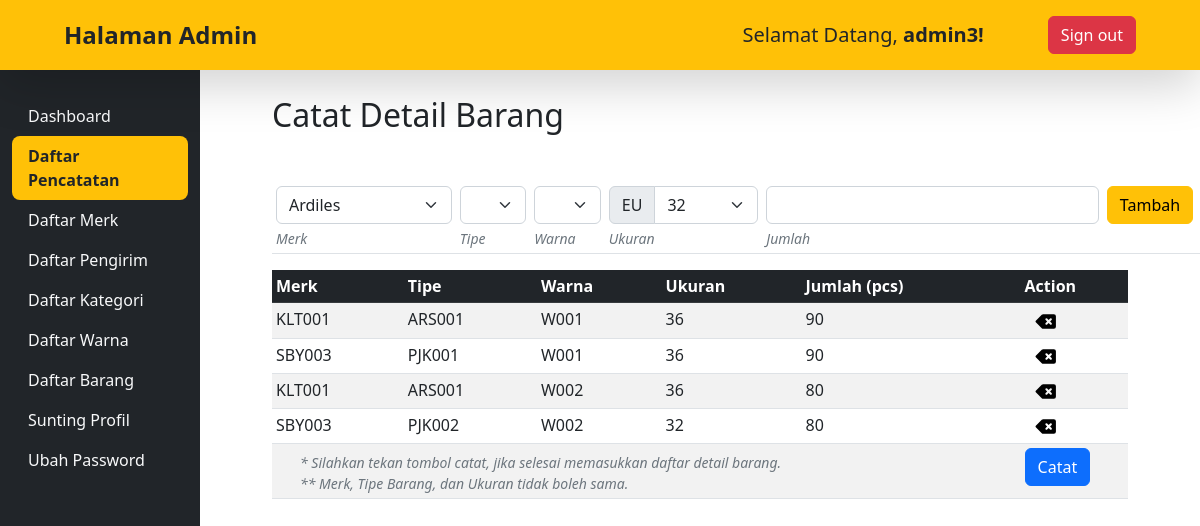
/admin/editFaktur.php?id_faktur=F141122001 (signed in), run on the app's committed database.
### tables this page shows
CREATE TABLE PENCATATAN (
    ID_FAKTUR CHAR (10) NOT NULL,
    ID_BARANG CHAR (6)  NOT NULL,
    ID_WARNA  CHAR (4)  NOT NULL,
    UKURAN    INTEGER   NOT NULL,
    JUMLAH    INTEGER   NOT NULL,
    PRIMARY KEY (
        ID_FAKTUR,
        ID_WARNA,
        ID_BARANG,
        UKURAN
    ),
    FOREIGN KEY (
        ID_FAKTUR
    )
    REFERENCES FAKTUR (ID_FAKTUR) ON DELETE RESTRICT
                                  ON UPDATE RESTRICT,
    FOREIGN KEY (
        ID_BARANG
    )
    REFERENCES BARANG (ID_BARANG) ON DELETE RESTRICT
                                  ON UPDATE RESTRICT,
    FOREIGN KEY (
        ID_WARNA
    )
    REFERENCES WARNA (ID_WARNA) ON DELETE RESTRICT
                                ON UPDATE RESTRICT
);

### function.php (called while the page is built, shortened)
<?php
$db = new SQLite3($_SERVER['DOCUMENT_ROOT']."/gudang sepatu.db");
function getData($data){
    global $db;
    $result = $db->query($data);
    $rows = [];
    while($row = $result->fetchArray()){
        $rows[] = $row;
    };
    return $rows;
}
?>

### admin/editFaktur.php (the view, shortened to what this page needs)
<?php
require '../function.php';
$id_faktur = $_SESSION['tempFaktur'];
$id_pengirim = $_SESSION['tempPengirim'];
$dataCatat = getData("SELECT * FROM PENCATATAN WHERE ID_FAKTUR = '$id_faktur'");
$daftar_merk = getData("SELECT MERK.ID_MERK, MERK.NAMA_MERK FROM MERK INNER JOIN PENGIRIM_MERK WHERE MERK.ID_MERK = PENGIRIM_MERK.ID_MERK AND PENGIRIM_MERK.ID_PENGIRIM = '$id_pengirim'");
$data_temp = $_SESSION['tempCatat'];
?>
<!DOCTYPE html>
<html>
<head>
	<link href="../assets/css/bootstrap.min.css" rel="stylesheet">
</head>
<body>
	<header class="navbar fixed-top bg-warning flex-md-nowrap shadow-lg py-2">
		<p class="navbar-brand col-md-3 col-lg-2 me-0 px-3 fs-4 text-dark fw-bold my-auto ms-5">Halaman Admin</p>
  		<div class="nav">
    		<span class="nav-item text-nowrap my-auto fs-5">Selamat Datang, <b><?php echo $_SESSION['username'] ?>!</b></span>
    		<div class="nav-item text-nowrap">
      			<a class="nav-link mx-5" href="logout.php"><button class="btn btn-danger">Sign out</button></a>
    		</div>
  		</div>
	</header>
	<div class="container-fluid">
	  <div class="row">
	    <nav id="sidebarMenu" class="col-md-3 col-lg-2 d-md-block bg-dark sidebar collapse">
	      <div class="position-sticky pt-3 sidebar-sticky pt-5">
	        <ul class="nav flex-column mt-5">
	          <li class="nav-item">
	            <a class="nav-link text-light" href="dashboard.php">
	              Dashboard
	            </a>
	          </li>
	          <li class="nav-item">
	            <a class="nav-link active text-dark fw-bold rounded-3 bg-warning" aria-current="page" href="pencatatan.php">
	              Daftar Pencatatan
	            </a>
	          </li>
	          <li class="nav-item">
	            <a class="nav-link text-light" href="merk.php">
	              Daftar Merk
	            </a>
	          </li>
	          <li class="nav-item">
	            <a class="nav-link text-light" href="pengirim.php">
	              Daftar Pengirim
	            </a>
	          </li>
	          <li class="nav-item">
	            <a class="nav-link text-light" href="kategori.php">
	              Daftar Kategori
	            </a>
	          </li>
	          <li class="nav-item">
	            <a class="nav-link text-light" href="warna.php">
	              Daftar Warna
	            </a>
	          </li>
	          <li class="nav-item">
	            <a class="nav-link text-light" href="barang.php">
	              Daftar Barang
	            </a>
	          </li>
	          <li class="nav-item">
	            <a class="nav-link text-light" href="profil.php">
	              Sunting Profil
	            </a>
	          </li>
	          <li class="nav-item">
	            <a class="nav-link text-light" href="password.php">
	              Ubah Password
	            </a>
	          </li>
	        </ul>
	      </div>
	    </nav>
	    <main class="col-md-9 ms-sm-auto col-lg-10 px-md-4 pt-5">
	      	<h1 class="h2 my-5 mx-5">Catat Detail Barang</h1>
            <table class="table table-sm ms-5">
                <tr>
                    <form action="" method="post">
                        <td>
                            <select class="form-select" name="merk" id="merk" required>
                            <?php foreach ($daftar_merk as $row) :?>
                                <option value="<?= $row['ID_MERK']?>"><?=ucwords(strtolower($row['NAMA_MERK']))?></option>
                            <?php endforeach ?>
                            </select>
                            <div class="form-text"><em>Merk</em></div>
                        </td>
                        <td>
                            <select name="barang" id="barang" class="form-select" required></select>
                            <div class="form-text"><em>Tipe</em></div>
                        </td>
                        <td>
                            <select name="warna" id="warna" class="form-select" required></select>
                            <div class="form-text"><em>Warna</em></div>
                        </td>
                        <td>
                            <div class="input-group">
                                <span class="input-group-text">EU</span>
                                <select name="ukuran" id="ukuran" class="form-select" required>
                                    <?php for ($i=32; $i <= 45; $i++) {
                                        echo "<option value='$i'>$i</option>";
                                    } ?>
                                </select>
                            </div>
                            <div class="form-text"><em>Ukuran</em></div>
                        </td>
                        <td>
                            <input type="number" name="jml" id="jml" class="form-control" required>
                            <div class="form-text"><em>Jumlah</em></div>
                        </td>
                        <td><button name="tambah" id="tambah" type="submit" class="btn btn-warning mb-4">Tambah</button></td>
                    </form>
                </tr>
            </table>
            <form action="" method="POST">
	      	<div class="table-responsive mx-5 mt-3">
	        	<table class="table table-striped table-sm">
		        <thead>
		            <tr>
			            <th scope="col" class="table-dark">Merk</th>
			            <th scope="col" class="table-dark">Tipe</th>
			            <th scope="col" class="table-dark">Warna</th>
			            <th scope="col" class="table-dark">Ukuran</th>
			            <th scope="col" class="table-dark">Jumlah (pcs)</th>
			            <th scope="col" class="table-dark">Action</th>
		            </tr>
		        </thead>
		        <tbody class="show_item">
                    <?php foreach($data_temp as $row) :?>
		            <tr>
			            <td><?= $row[0] ?></td>
			            <td><?= $row[1] ?></td>
			            <td><?= $row[2] ?></td>
			            <td><?= $row[3] ?></td>
			            <td><?= $row[4] ?></td>
                        <td><a href="hapusEditCatat.php?id=<?= $row['1'] ?>&id2=<?= $row['2'] ?>&id3=<?= $row['3'] ?>&id4=<?= $row['4'] ?>&id_faktur=<?php echo $id_faktur ?>" title="Hapus Data"><img alt="Hapus Data" src="../assets/img/delete2-icon.svg" width="25px" height="25px" class="ms-2"></img></a></td>
		            </tr>
					<?php endforeach ?>
                        <tr>
                            <td colspan="5"><div class="form-text ms-4"><em>* Silahkan tekan tombol catat, jika selesai memasukkan daftar detail barang.<br> ** Merk, Tipe Barang, dan Ukuran tidak boleh sama.</em></div></td>
                            <td><input type="submit" value="Catat" name="submit" class="btn btn-primary"></td>
                        </tr>
                    </form>
	      </div>
	  </div>
</body>
</html>

### admin/editFaktur.php (style rules this page uses)
.sidebar { height: 100vh; position: fixed; }

### data on the page
pencatatan: row "KLT001", ID_BARANG "ARS001", ID_WARNA "W001", UKURAN "36", JUMLAH "90"
pencatatan: row "SBY003", ID_BARANG "PJK001", ID_WARNA "W001", UKURAN "36", JUMLAH "90"
pencatatan: row "KLT001", ID_BARANG "ARS001", ID_WARNA "W002", UKURAN "36", JUMLAH "80"
pencatatan: row "SBY003", ID_BARANG "PJK002", ID_WARNA "W002", UKURAN "32", JUMLAH "80"

### other printed values
$_SESSION['username'] "admin3"
form field merk "Ardiles"
form field ukuran "32"
